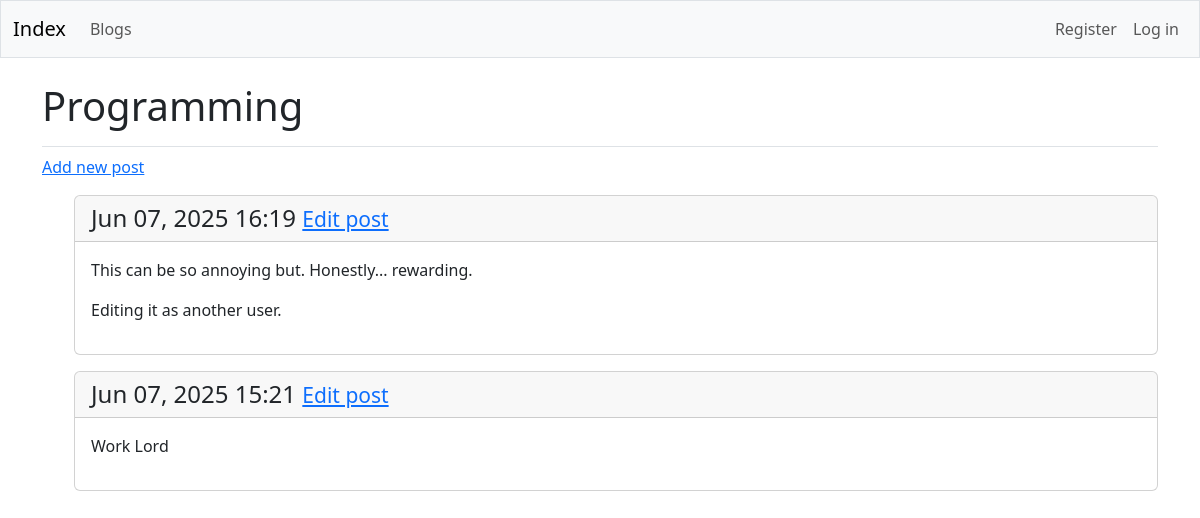
The page /all_blogs/1/ on the database its author committed.
### blog/models.py (models this page shows, shortened)
class Blog(models.Model):
    text = models.CharField(max_length = 200)
    date_added = models.DateTimeField(auto_now_add = True)
    owner = models.ForeignKey(User, on_delete = models.CASCADE)

class Blog_Post(models.Model):
    blog = models.ForeignKey(Blog, on_delete = models.CASCADE)
    text = models.TextField()
    date_added = models.DateTimeField(auto_now_add = True)
    class Meta:
        verbose_name_plural = 'entries'

### blog/views.py (the view)
# urls.py: path('all_blogs/<int:blog_id>/', views.blog, name = 'blog'),
def blog(request, blog_id):
    blog = Blog.objects.get(id = blog_id)
    blog_posts = blog.blog_post_set.order_by('-date_added')
    context = {'blog': blog, 'blog_posts': blog_posts}
    return render(request, 'blog/blog.html', context)

### blog/templates/blog/blog.html
{% extends 'blog/base.html' %}
{% block page_header %}
<h1>{{blog.text}}</h1>
{% endblock page_header %}
{% block content %}
<p>
    <a href="{% url 'blog:new_blog_post' blog.id %}">Add new post</a>
</p>
<ul>
    {% for blog_post in blog_posts %}
    <div class="card mb-3">
        <h4 class="card-header">
            {{blog_post.date_added|date:'M d, Y H:i'}}
            <small>
                <a href="{% url 'blog:edit_blog_post' blog_post.id %}">Edit post</a>
            </small>
        </h4>
        <div class="card-body"> {{blog_post.text|linebreaks}}</div>
    </div>
    {% empty %}
    <p>There are no posts for this blog yet</p>
    {% endfor %}
</ul>
{% endblock content %}

### rows shown on the page
Blog: text "Programming"
Blog_Post: date_added "Jun 07, 2025 16:19", text "This can be so annoying but. Honestly... rewarding. Editing it as another user."
Blog_Post: date_added "Jun 07, 2025 15:21", text "Work Lord"
